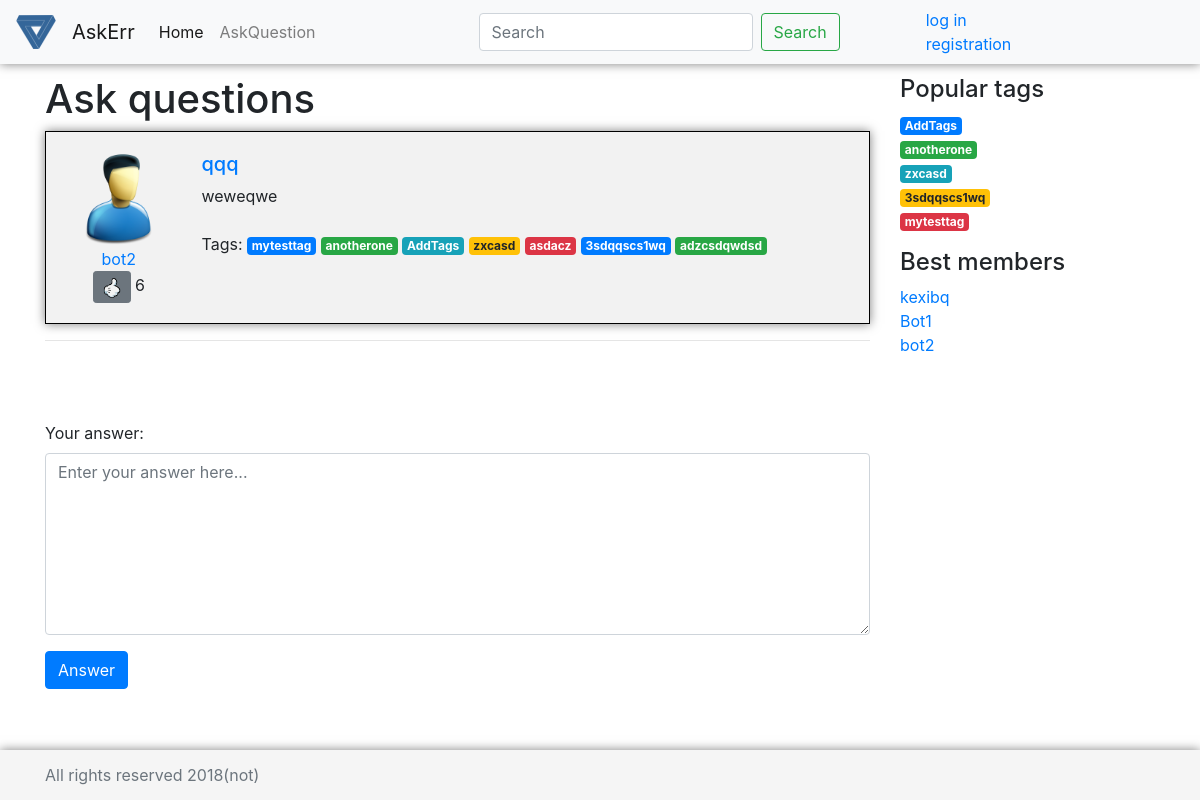
/question/id8, run on the app's committed database.
### questions/models.py (models this page shows, shortened)
class Question(models.Model):
    id = models.IntegerField(unique=True, primary_key=True)
    author = models.ForeignKey(User, on_delete=models.CASCADE, verbose_name=u"Автор")
    title = models.CharField(max_length=120, verbose_name=u"Заголовок вопроса")
    text = models.TextField(verbose_name=u"Полное описание вопроса")
    create_date = models.DateTimeField(default=datetime.now, verbose_name=u"Время создания вопроса")
    is_active = models.BooleanField(default=True, verbose_name=u"Доступность вопроса")
    tags = models.ManyToManyField(Tag, blank=True)
    objects = QuestionManager()
    class Meta:
        ordering = ['-create_date']

class User(AbstractUser):
    email = models.EmailField(unique=True)
    upload = models.ImageField(default='user.png',upload_to='uploads/%Y/%m/%d')

class Tag(models.Model):
    title = models.CharField(max_length=120, verbose_name=u"Заголовок ярлыка")
    def __str__(self):
        return self.title

### questions/views.py (the view)
# urls.py: url('question/id(?P<id>\d+)/?$', views.question, name= 'question'),
def question(request, id):
    question_ = get_object_or_404(Question,pk=id)
    answers = question_.answer_set.all()
    tags = randomQuerySet(Tag.objects.all(),5)
    users = User.objects.all()
    return render(request,'question.html', {'question': question_, 'tags':tags, 'users':users, 'answers':answers})

### questions/otherfuncs.py (called while the page is built)
def randomQuerySet(items, size):
    result = []
    ls = []
    if (size > items.count()):
        return items
    num = random.randrange(0, items.count())
    for i in range(size):
        while (num in ls):
            num = random.randrange(0, items.count())
        ls.append(num)
    for i in range(size):
        result.append(items[ls[i]])
    return result

### templates/question.html (shortened to what this page needs)
{% extends 'base.html' %}
{% load static %}
{% block left-side %}
            <h1 class="header">Ask questions</h1>
            <div class="question">
                <div class="row ">
                    <div class="col-sm-2 ">
                        <img src="{{ question.author.upload.url }}" class="avatar" >
                        <div style="text-align: center;"><a class="name" href="#" >{{ question.author.username }}</a></div>
                        <div style="text-align: center;">
                        <button type="button" class="btn btn-secondary btn-sm">
                            <img src="{% static 'img/like.png' %}" class = 'like'>
                        </button>
                            6
                        </div>
                    </div>
                    <div class="col-sm-10 question-text">
                        <div><a href="{% url 'question' id=question.id %}"><h5>{{ question.title }}</h5></a></div>
                        <div>
                            {{ question.text }}
                        </div>
                        <div>
                            <br>
                            {% if question.tags.all %}
                            Tags:
                            {% for tag in question.tags.all %}
                                <a class="{% cycle "badge badge-primary" "badge badge-success" "badge badge-info" "badge badge-warning" "badge badge-danger"%}" href="{% url 'questions-on-tag' tag %}"> {{ tag.title }} </a>
                            {% endfor %}
                            {% endif %}
                        </div>
                    </div>
                </div>
            </div>
            <hr/>
            <div id="answerForm" class="basic" style="margin-top: 80px">
                <div class="form-group">
                    <label for="exampleTextarea">Your answer: </label>
                    <textarea class="form-control" id="exampleTextarea" rows="7" placeholder="Enter your answer here..."></textarea>
                </div>
                <button class="btn btn-primary" type="submit" style="margin-bottom: 20px">Answer</button>
            </div>
{% endblock %}

### templates/base.html (shortened to what this page needs)
{% load static %}
<!DOCTYPE html>
<html lang="en">
<head>
    <link href="{% static 'bootstrap/css/bootstrap.min.css' %}" rel="stylesheet">
    <link href="{% static 'css/style.css' %}" rel="stylesheet" type="text/css">
    <link href="{% static 'css/askme.css' %}" rel="stylesheet" type="text/css">
</head>
<body>
    <header>
      <nav class="navbar navbar-expand-md navbar-light fixed-top bg-light my-nav">
        <img src="{% static 'img/sitelogo.png' %}" class="navbar-brand logo">
        <a class="navbar-brand" href="{% url 'home' %}">AskErr</a>
        <div class="collapse navbar-collapse" id="navbarCollapse">
          <ul class="navbar-nav mr-auto">
            <li class="nav-item active">
              <a class="nav-link" href="{% url 'home' %}"> Home <span class="sr-only">(current)</span></a>
            </li>
            <li class="nav-item">
              <a class="nav-link" href="{% url 'ask-question' %}"> AskQuestion </a>
            </li>
          </ul>
          <form class="form-inline mt-2 mt-md-0">
            <input class="form-control mr-sm-2" type="text" placeholder="Search" aria-label="Search">
            <button class="btn btn-outline-success my-2 my-sm-0" type="submit">Search</button>
          </form>
          {% if user.is_authenticated %}
          <div class="col-sm-1"></div>
          <img src="{{  user.upload.url }}" class="rounded-circle logo pull-right">
          <div class = "col-md-3 align-self-end">
            <div class ="row">
            <a class="user" href="#" style="padding-left: 15px">{{ user.username }} </a>
            </div>
            <div class ="row">
            <a class="user" href="#" style="padding-left:15px;padding-right: 10px">Settings</a>
            <a class="user" href="{% url 'logout' %}">Logout</a>
            </div>
          </div>
          {% else %}
            <div class="col-sm-1"></div>
            <div class = "col-md-3 align-self-end">
            <div class ="row">
                <a class="user" href="{% url 'login' %}">log in</a>
            </div>
            <div class ="row">
                <a class="user" href="{% url 'registration' %}">registration</a>
            </div>
          </div> {% endif %}
        </div>
      </nav>
    </header>
<div class="container">
    <div class="row">
        <div class="col-md-9 ">
            {% block left-side %}
            {% endblock %}
        </div>
        <div class="col-md-3">
            {% block right-side %}
                {% include 'right-side.html' %}
            {% endblock %}
        </div>
    </div>
</div>
<footer class="footer">
    <div class="container">
        <p class="text-muted" style="margin: auto;">All rights reserved 2018(not)</p>
    </div>
</footer>
</body>

### templates/right-side.html
    <h4>Popular tags</h4>
    <ol class="list-unstyled ">
    {% for tag in tags %}
       <li><a class="{% cycle "badge badge-primary" "badge badge-success" "badge badge-info" "badge badge-warning" "badge badge-danger"%}" href="{% url 'questions-on-tag' tag %}"> {{ tag.title }} </a></li>
    {% endfor %}
	</ol>
    <div class="sidebar-module">
        <h4>Best members</h4>
        <ol class="list-unstyled ">
            {% for user in users%}
                    <li><a href="#">{{user.username}}</a></li>
            {% endfor %}
        </ol>
    </div>

### static/css/style.css (style rules this page uses)
body { padding-top: 15px; }
.avatar { width: 95%; padding-left: 5%; }
.like { width:20px; }
.logo { width: 40px; }
.question { box-shadow: 0 0 10px rgba(0,0,0,0.5); padding-top:20px; padding-bottom: 20px; padding-right: 20px; padding-left: 20px; border: solid; border-color: black; border-width: 1px; background: #F2F2F2; overflow: hidden; }
.my-nav { box-shadow: 0 0 10px rgba(0,0,0,0.5); }
.question-text { -webkit-column-width: 100%; -moz-column-width: 100%; column-width: 100%; height: 100%; }
footer { box-shadow: 0 0 10px rgba(0,0,0,0.5); background: #F2F2F2; }

### static/css/askme.css (style rules this page uses)
html { position: relative; min-height: 100%; }
body { margin-bottom: 60px; }
.footer { position: absolute; bottom: 0; width: 100%; height: 50px; line-height: 50px; background-color: #f5f5f5; }
body > .container { padding: 60px 15px 0; }
.footer > .container { padding-right: 15px; padding-left: 15px; }

### data on the page
Question: author.upload (placeholder picture), author.username "bot2", title "qqq", text "weweqwe"
Tag: title "mytesttag"
Tag: title "anotherone"
Tag: title "AddTags"
Tag: title "zxcasd"
Tag: title "asdacz"
Tag: title "3sdqqscs1wq"
Tag: title "adzcsdqwdsd"
User: username "kexibq"
User: username "Bot1"
User: username "bot2"
